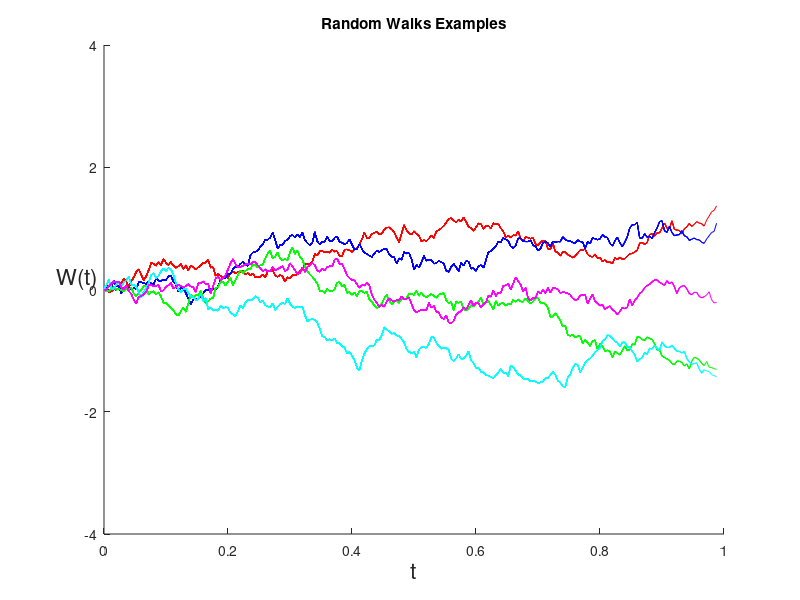

This chart was generated by the following MATLAB code: (Note: this script raises an error after producing the figure.)
%BPATH Brownian path simulation: 
% Adapted from bpath2.m as given in the paper
%
% Higham., D.,
% An Algorithmic Introduction to Numerical Simulation of Stochastic Differential Equations
% SIAM Review
% Volume 43
% Number 3
% pages 525-546
% 2001
% doi 10.1137/S0036144500378302
% http://dx.doi.org/10.1137/S0036144500378302
%

% Script to generate the path for a Brownian motion and plot it.

%randn('state',100)          % set the state of randn
T=1; N=250; dt=T/N;          % Set up the bounds
skip = 5;                    % Plot every "skip" time steps.
colours = ['r-';'b-';'g-';'c-';'m-'];   % Define the colours to plot in
timeValues = 0:dt:T;         % Set up the time values

% Set up the plotting window so it looks all nice and proper like.
clf;
axis([0 T -4 4])
xlabel('t','FontSize',16)
ylabel('W(t)','FontSize',16,'Rotation',0)
title('Random Walks Examples')
hold on
clear F;

frameNumber = 1;
for runNumber = 1:size(colours,1),
    
    currentRun = colours(runNumber,:);
    %printf('Printing using colour %s\n',currentRun)
    
    % Generate a sample Brownian motion.
    dW=sqrt(dt)*randn(1,N);     % increments
    W=cumsum(dW);               % cumulative sum

    % Plot it in time.
    for k=2:skip:size(W,2),
        plot(timeValues(1:k+1),[0,W(1:k)],currentRun)   % plot W against t
        drawnow
        F(frameNumber) = getframe(gcf);
        frameNumber = frameNumber + 1;
    end
    
end

%movie(F)

writerObj = VideoWriter('randomWalk.avi','Uncompressed AVI');
%writerObj = VideoWriter('randomWalk.mp4','MPEG-4');
open(writerObj);
writeVideo(writerObj,F)
